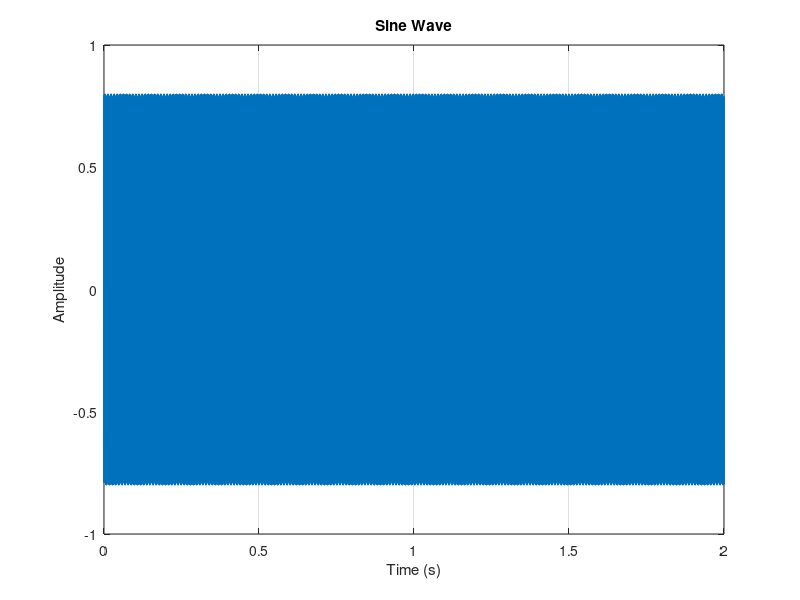

Write the MATLAB code that produced this figure.
% Sine Wave Generator
% Parameters
fs = 44100;        % Sampling frequency (Hz)
duration = 2;      % Duration (seconds)
frequency = 4000;   % Sine wave frequency (Hz)
amplitude = 0.8;   % Amplitude (0 to 1)

% Generate time vector
t = linspace(0, duration, fs * duration);

% Generate sine wave
sineWave = amplitude * sin(2 * pi * frequency * t);

% Save as WAV file
audiowrite('sine_wave_4k.wav', sineWave, fs);

% Plot the waveform
plot(t, sineWave);
xlabel('Time (s)');
ylabel('Amplitude');
title('Sine Wave');
grid on;
